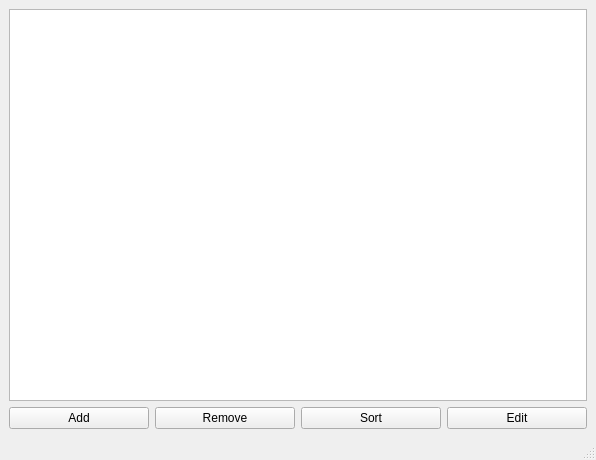
<?xml version="1.0" encoding="UTF-8"?>
<ui version="4.0">
 <class>MainWindow</class>
 <widget class="QMainWindow" name="MainWindow">
  <property name="geometry">
   <rect>
    <x>0</x>
    <y>0</y>
    <width>596</width>
    <height>460</height>
   </rect>
  </property>
  <property name="windowTitle">
   <string>MainWindow</string>
  </property>
  <widget class="QWidget" name="centralwidget">
   <layout class="QVBoxLayout" name="verticalLayout">
    <item>
     <widget class="QListWidget" name="listWidget"/>
    </item>
    <item>
     <layout class="QHBoxLayout" name="horizontalLayout">
      <item>
       <widget class="QPushButton" name="pushButton">
        <property name="text">
         <string>Add</string>
        </property>
       </widget>
      </item>
      <item>
       <widget class="QPushButton" name="pushButton_2">
        <property name="text">
         <string>Remove</string>
        </property>
       </widget>
      </item>
      <item>
       <widget class="QPushButton" name="pushButton_3">
        <property name="text">
         <string>Sort</string>
        </property>
       </widget>
      </item>
      <item>
       <widget class="QPushButton" name="pushButton_4">
        <property name="text">
         <string>Edit</string>
        </property>
       </widget>
      </item>
     </layout>
    </item>
   </layout>
  </widget>
  <widget class="QMenuBar" name="menubar">
   <property name="geometry">
    <rect>
     <x>0</x>
     <y>0</y>
     <width>596</width>
     <height>21</height>
    </rect>
   </property>
  </widget>
  <widget class="QStatusBar" name="statusbar"/>
 </widget>
 <resources/>
 <connections/>
</ui>
